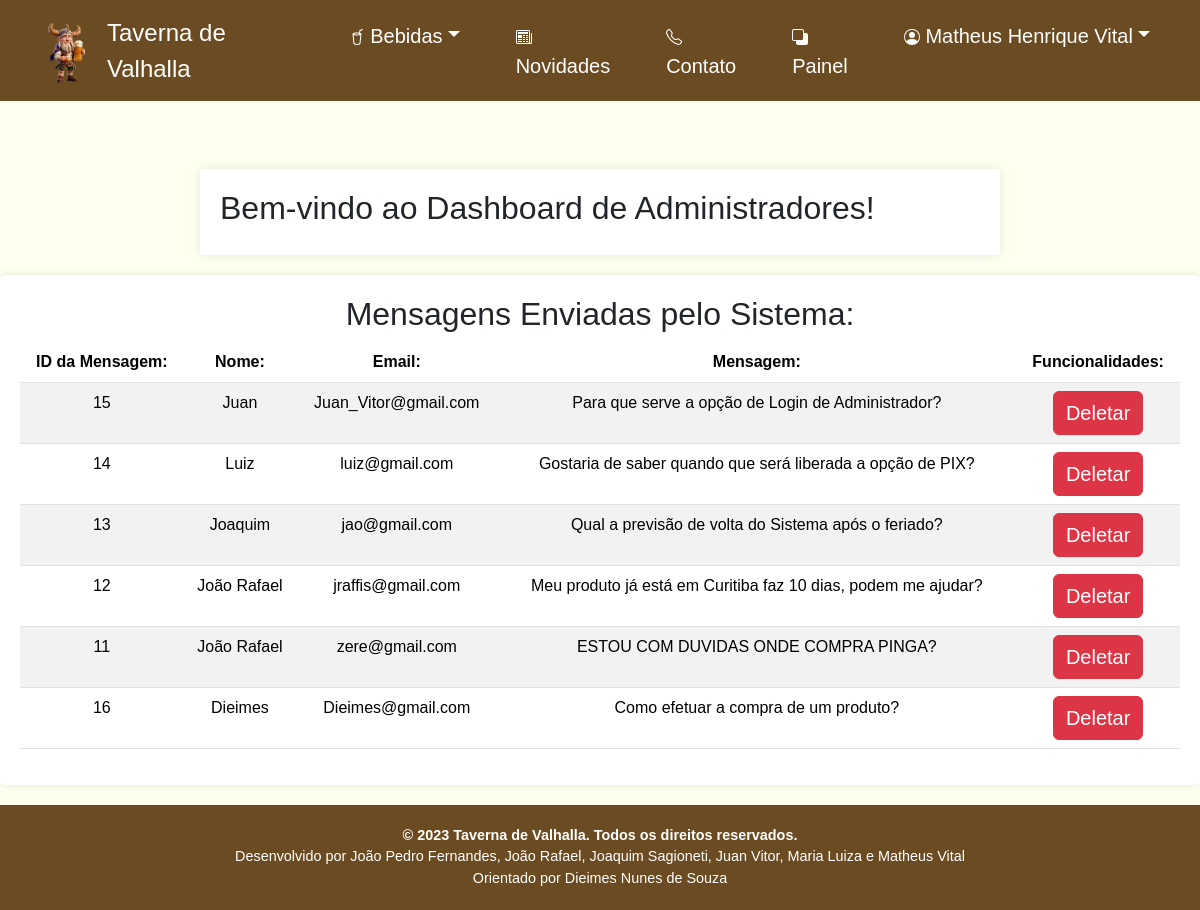
Page /adm/mensagens_sistema.php (signed in) on the earlier database version.
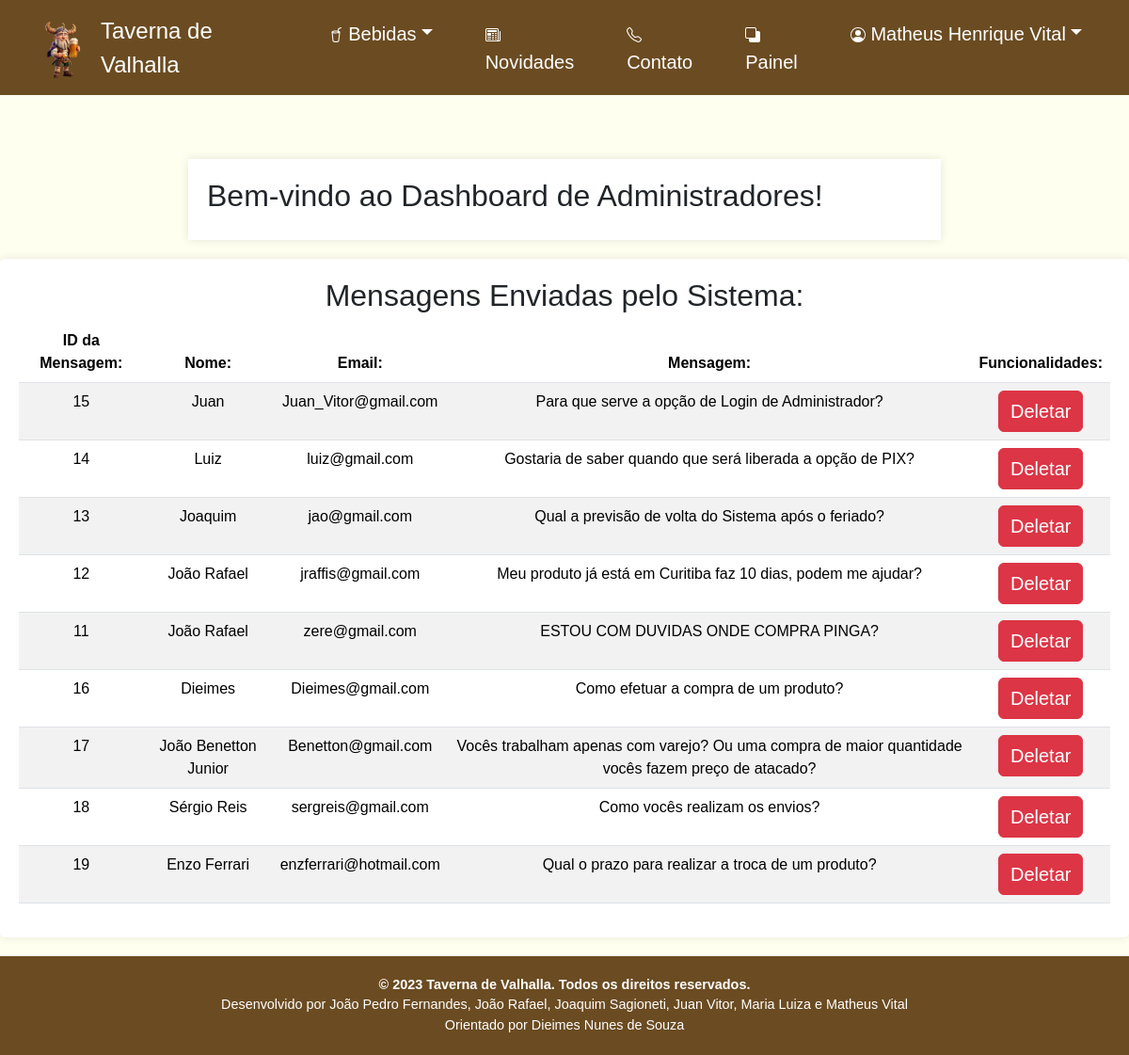
Same page on the later database version.
### tables this page shows
CREATE TABLE IF NOT EXISTS `mensagem_formulario_contato` (
  `id_mensagem` int(200) NOT NULL AUTO_INCREMENT,
  `nome` varchar(200) NOT NULL,
  `email` varchar(200) NOT NULL,
  `mensagem` varchar(200) NOT NULL,
  PRIMARY KEY (`id_mensagem`)
);

### adm/mensagens_sistema.php (the view, shortened to what this page needs)
<?php
include('../static/conexao.php');
$consultar_banco = "SELECT * FROM mensagem_formulario_contato";
$retorno_consulta = $mysqli->query($consultar_banco) or die($mysqli->error);
?>
<!DOCTYPE html>
<html lang="pt-br">
<head>
    <link rel="stylesheet" href="style.css">
    <link href="https://cdn.jsdelivr.net/npm/bootstrap@5.3.2/dist/css/bootstrap.min.css" rel="stylesheet">
    <link rel="stylesheet" href="../css/style.css">
    <link rel="stylesheet" href="../css/dieimes.css">
    <link rel="stylesheet" href="../css/menu_dieimes.css">
</head>
<body>
    <?php
    include('../static/menu.php');
    ?>
    <br>
    <br>
    <main>
        <h2>Bem-vindo ao Dashboard de Administradores!</h2>
    </main>
    <div id="contaaiiner" class="container-fluid">
    <div class="row-fluid">
        <div id="alinhar_dashboard" class="table-responsive">
            <h2>Mensagens Enviadas pelo Sistema:</h2>
            <div class="table-responsive">
            <table id="table" class="table table-striped">
                <thead>
                    <tr>
                        <th>ID da Mensagem:</th>
                        <th>Nome:</th>
                        <th>Email:</th>
                        <th>Mensagem:</th>
                        <th>Funcionalidades:</th>
                    </tr>
                </thead>
                <tbody>
                    <?php
                    while ($logins = $retorno_consulta->fetch_assoc()) {
                    ?>
                        <tr>
                            <td><?php echo $logins['id_mensagem']; ?></td>
                            <td><?php echo $logins['nome']; ?> </td>
                            <td><?php echo $logins['email']; ?> </td>
                            <td><?php echo $logins['mensagem']; ?></td>
                            <td class="text-center">
                                <a id="butao-adm" class="btn btn-danger" href="../user/deletar_mensagem.php?codigo_mensagem=<?php echo $logins['id_mensagem']; ?>">Deletar</a>
                            </td>
                        </tr>
                    <?php
                    }
                    ?>
                </tbody>
            </table>
            </div>
        </div>
        </div>
    </div>
    <?php
    include('../static/rodape.php');
    ?>
</body>
</html>

Differences in the rows shown:
added mensagem_formulario_contato: id_mensagem "17", nome "João Benetton Junior", email "Benetton@gmail.com", mensagem "Vocês trabalham apenas com varejo? Ou uma compra de maior quantidade vocês fazem preço de atacado?"
added mensagem_formulario_contato: id_mensagem "18", nome "Sérgio Reis", email "sergreis@gmail.com", mensagem "Como vocês realizam os envios?"
added mensagem_formulario_contato: id_mensagem "19", nome "Enzo Ferrari", email "enzferrari@hotmail.com", mensagem "Qual o prazo para realizar a troca de um produto?"
